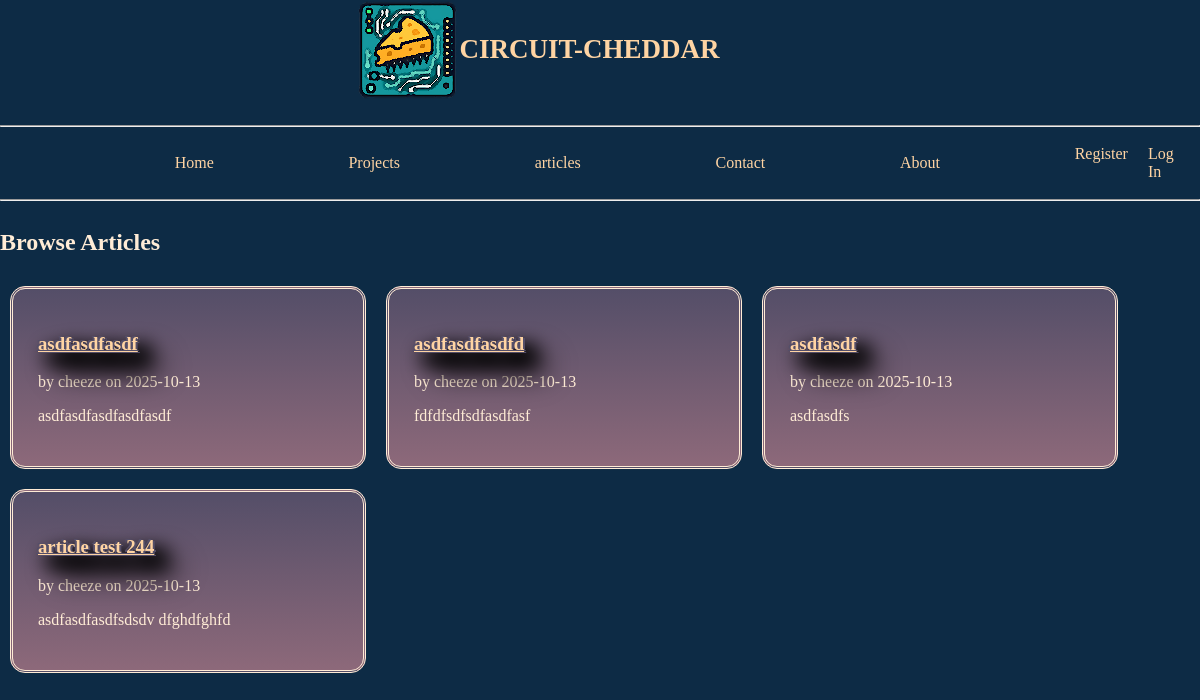
Page /articles/browse on the committed database.
### tables this page shows
CREATE TABLE post (
    id INTEGER PRIMARY KEY AUTOINCREMENT,
    author_id INTEGER NOT NULL,
    type TEXT NOT NULL DEFAULT 'PROJECT',
    created TIMESTAMP NOT NULL DEFAULT CURRENT_TIMESTAMP,
    title TEXT NOT NULL,
    description TEXT NOT NULL,
    body TEXT NOT NULL,
    thumbnail TEXT,
    FOREIGN KEY (author_id) REFERENCES user (id)
);

CREATE TABLE user (
    id INTEGER PRIMARY KEY AUTOINCREMENT,
    username TEXT UNIQUE NOT NULL,
    password TEXT NOT NULL,
    email TEXT NOT NULL,
    role TEXT NOT NULL DEFAULT 'USER'
);

### app/articles.py (the view)
@bp.route('/browse', methods=('GET', 'POST'))
def browse():
    db = get_db()
    posts = db.execute(
        'SELECT p.id, title, description, body, created, author_id, username'
        ' FROM post p JOIN user u ON p.author_id = u.id WHERE p.type = "ARTICLE"'
        ' ORDER BY created DESC'
    ).fetchall()
    return render_template('articles/browse_all_articles.html', posts=posts)

### app/auth.py (called while the page is built)
@bp.before_app_request
def load_logged_in_user():
    user_id = session.get('user_id')
    if user_id is None:
        g.user = None
    else:
        g.user = get_db().execute('SELECT * FROM user WHERE id = ?',(user_id,)).fetchone()

### app/db.py (called while the page is built)
def get_db():
    if 'db' not in g:
        g.db = sqlite3.connect(
            current_app.config['DATABASE'],
            detect_types=sqlite3.PARSE_DECLTYPES
        )
        g.db.row_factory = sqlite3.Row
    return g.db

### app/templates/articles/browse_all_articles.html (shortened to what this page needs)
{% extends 'base.html' %}
{% block header %}
  <h1>{% block title %}Browse Articles{% endblock %}</h1>
{% endblock %}
{% block content %}
<div class="project_browse_list">
  {% for post in posts %}
    <div class="card">
    <article class="post">
      <header>
        <div>
          <h1><a href="{{ url_for('app/articles.article', id=post['id']) }}">{{ post['title'] }}</a> </h1>
          <div class="about">by {{ post['username'] }} on {{ post['created'].strftime('%Y-%m-%d') }}</div>
        </div>
      </header>
        <span><p>{{ post['description'] }}</p></span>
    </article>
    </div>
  {% endfor %}
</div>
{% endblock %}

### app/static/styles.css (style rules this page uses)
.card { flex: 0 0 auto; margin: 10px; padding: 25px; min-width: 200px; width: 25%; border-radius: 15px; border-style: double; color: var(--lightwhite); background-image: linear-gradient(to bottom, var(--darkpurple) ,var(--lightPurple)); }
.card h1 { filter: drop-shadow(10px 10px 10px rgba(.9, .1, .5, 0.99)); color: var(--darkwhite); }
.card a { filter: drop-shadow(10px 10px 10px rgba(.9, .1, .5, 0.99)); color: var(--darkwhite); text-shadow: 2px 1px var(--darkpurple), -2px -1px var(--darkpurple); }
.project_browse_list { display: flex; flex-direction: row; flex-flow: wrap; }

### rows in the picture
post: title "asdfasdfasdf", username "cheeze", created "2025-10-13", description "asdfasdfasdfasdfasdf"
post: title "asdfasdfasdfd", username "cheeze", created "2025-10-13", description "fdfdfsdfsdfasdfasf"
post: title "asdfasdf", username "cheeze", created "2025-10-13", description "asdfasdfs"
post: title "article test 244", username "cheeze", created "2025-10-13", description "asdfasdfasdfsdsdv dfghdfghfd"
